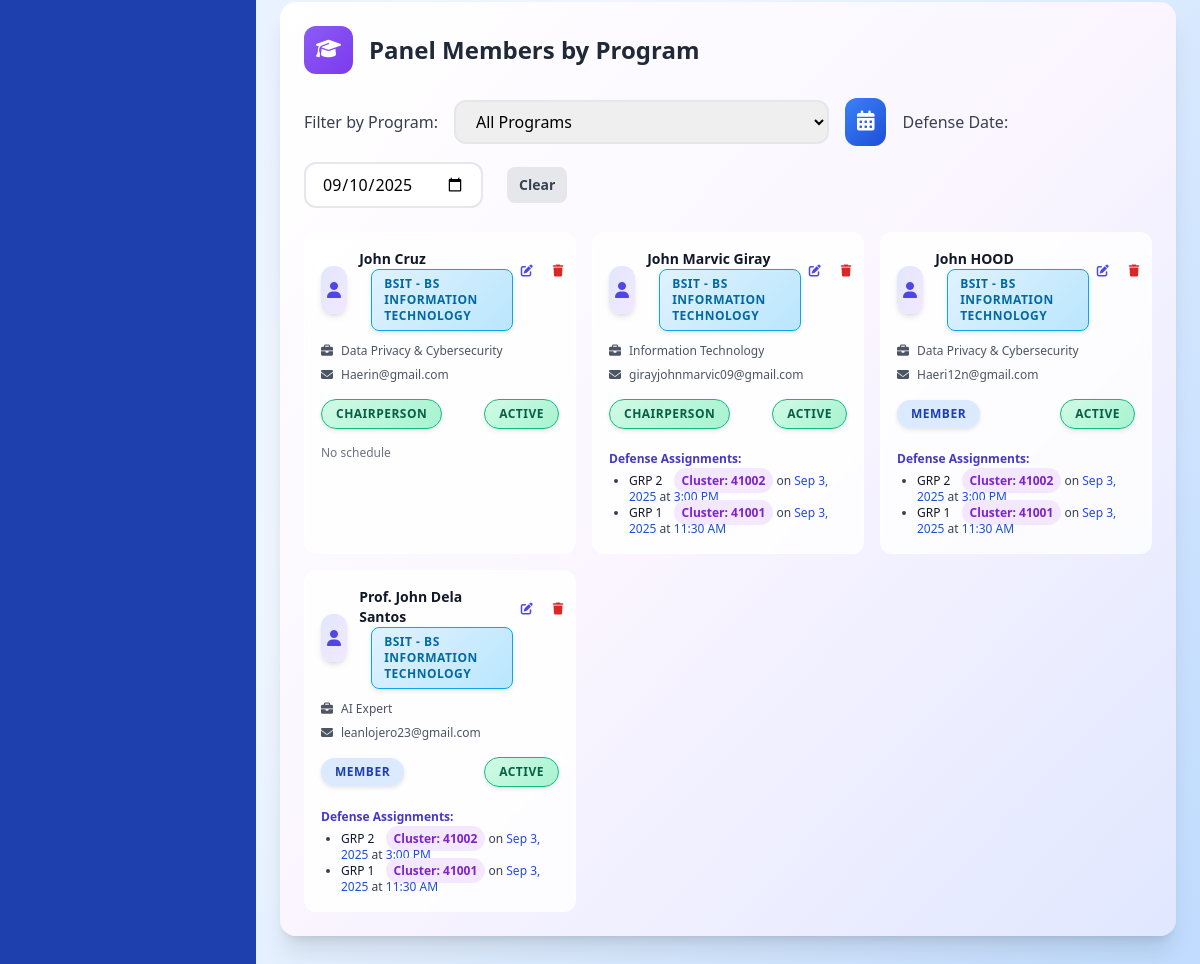
Page /admin-pages/panel-assignment.php (signed in, lower part) on the earlier database version.
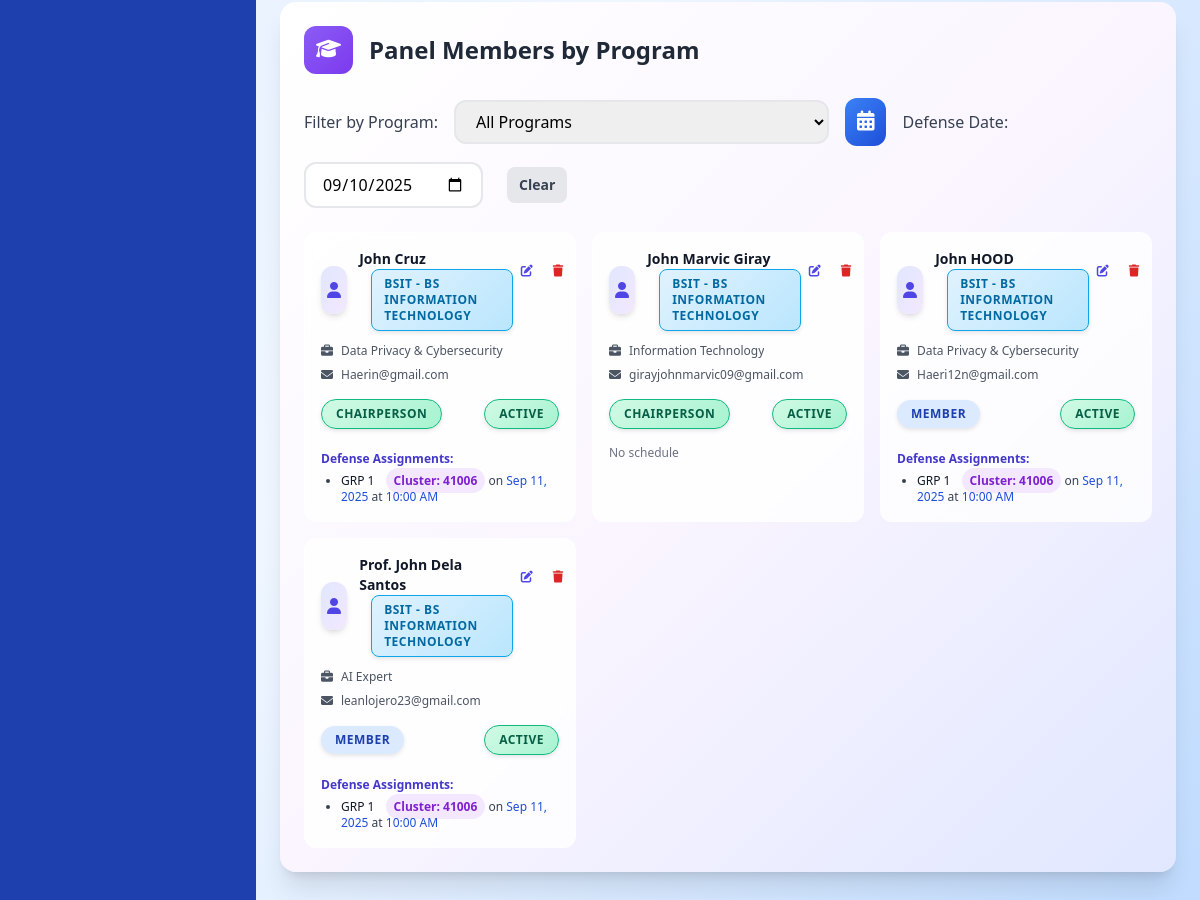
Same page on the later database version.
### tables this page shows
CREATE TABLE `panel_members` (
  `id` int(11) NOT NULL,
  `first_name` varchar(50) NOT NULL,
  `last_name` varchar(50) NOT NULL,
  `email` varchar(100) NOT NULL,
  `specialization` varchar(100) NOT NULL,
  `program` varchar(50) DEFAULT NULL,
  `status` enum('active','inactive') DEFAULT 'active',
  `role` enum('chairperson','member') NOT NULL DEFAULT 'member',
  `created_at` timestamp NOT NULL DEFAULT current_timestamp(),
  `updated_at` timestamp NOT NULL DEFAULT current_timestamp() ON UPDATE current_timestamp()
);

CREATE TABLE `defense_panel` (
  `id` int(11) NOT NULL,
  `defense_id` int(11) NOT NULL,
  `faculty_id` int(11) NOT NULL,
  `role` enum('chair','member') DEFAULT 'member',
  `created_at` timestamp NOT NULL DEFAULT current_timestamp()
);

CREATE TABLE `groups` (
  `id` int(11) NOT NULL,
  `name` varchar(255) NOT NULL,
  `program` varchar(50) NOT NULL,
  `cluster_id` int(11) DEFAULT NULL,
  `join_code` varchar(10) DEFAULT NULL,
  `created_at` timestamp NOT NULL DEFAULT current_timestamp()
);

CREATE TABLE `clusters` (
  `id` int(11) NOT NULL,
  `program` varchar(100) NOT NULL,
  `cluster` varchar(50) NOT NULL,
  `school_year` varchar(20) NOT NULL,
  `faculty_id` int(11) DEFAULT NULL,
  `assigned_date` date DEFAULT NULL,
  `student_count` int(11) DEFAULT 0,
  `capacity` int(11) DEFAULT 50,
  `status` enum('assigned','pending','unassigned') DEFAULT 'unassigned',
  `created_date` timestamp NOT NULL DEFAULT current_timestamp() ON UPDATE current_timestamp()
);

CREATE TABLE `defense_schedules` (
  `id` int(11) NOT NULL,
  `group_id` int(11) DEFAULT NULL,
  `defense_date` date DEFAULT NULL,
  `start_time` time DEFAULT NULL,
  `end_time` time DEFAULT NULL,
  `room_id` int(11) DEFAULT NULL,
  `status` enum('scheduled','completed','cancelled','failed','passed') DEFAULT 'scheduled',
  `created_at` timestamp NOT NULL DEFAULT current_timestamp(),
  `defense_type` enum('pre_oral','final') DEFAULT 'pre_oral',
  `defense_result` enum('pending','passed','failed','redefense') DEFAULT 'pending',
  `parent_defense_id` int(11) DEFAULT NULL,
  `redefense_reason` text DEFAULT NULL,
  `is_redefense` tinyint(1) DEFAULT 0,
  `completed_at` timestamp NULL DEFAULT NULL
);

### admin-pages/panel-assignment.php (the view, shortened to what this page needs)
<?php
include('../includes/connection.php');
$programs = [
    'bsit' => 'BSIT - BS Information Technology',
    'bshm' => 'BSHM - BS Hospitality Management',
    'bsoa' => 'BSOA - BS Office Administration',
    'bsba' => 'BSBA - BS Business Administration',
    'bscrim' => 'BSCrim - BS Criminology',
    'beed' => 'BEEd - Bachelor of Elementary Education',
    'bsed' => 'BSEd - Bachelor of Secondary Education',
    'bscpe' => 'BSCpE - BS Computer Engineering',
    'bstm' => 'BSTM - BS Tourism Management',
    'bsentrep' => 'BSEntrep - BS Entrepreneurship',
    'bsais' => 'BSAIS - BS Accounting Information System',
    'bspsych' => 'BSPsych - BS Psychology',
    'blis' => 'BLIS - BL Information Science'
];
$panel_query = "SELECT * FROM panel_members ORDER BY program, last_name, first_name";
$panel_result = $conn->query($panel_query);
$panel_members_by_program = [];
while ($row = $panel_result->fetch_assoc()) {
    $program = $row['program'];
    if (!isset($panel_members_by_program[$program])) {
        $panel_members_by_program[$program] = [];
    }
    $assignments = [];
    $defense_panel_query = "SELECT dp.*, ds.defense_date, ds.start_time, ds.end_time, ds.group_id, g.name as group_name, c.cluster as cluster_name
        FROM defense_panel dp
        JOIN defense_schedules ds ON dp.defense_id = ds.id
        JOIN groups g ON ds.group_id = g.id
        LEFT JOIN clusters c ON g.cluster_id = c.id
        WHERE dp.faculty_id = " . intval($row['id']) . "
        ORDER BY ds.defense_date DESC, ds.start_time DESC";
    $defense_panel_result = $conn->query($defense_panel_query);
    while ($ap = $defense_panel_result->fetch_assoc()) {
        $assignments[] = $ap;
    }
    $row['defense_assignments'] = $assignments;
    $panel_members_by_program[$program][] = $row;
}
?>
<!DOCTYPE html>
<html lang="en">
<head>
    <script src="https://cdn.tailwindcss.com"></script>
    <link rel="stylesheet" href="https://cdn.jsdelivr.net/npm/flatpickr/dist/flatpickr.min.css">
    <link rel="stylesheet" href="https://cdnjs.cloudflare.com/ajax/libs/font-awesome/6.0.0/css/all.min.css">
</head>
<body class="bg-gradient-to-br from-blue-100 via-blue-50 to-blue-200 h-screen overflow-hidden">
    <div class="min-h-screen flex">
        <?php include('../includes/admin-sidebar.php'); ?>
        <main class="flex-1 overflow-y-auto p-6">
            <div class="bg-gradient-to-br from-white via-purple-50 to-indigo-100 rounded-2xl p-6 mb-8 animate-scale-in shadow-xl border-0">
                <div class="flex items-center mb-6">
                    <div class="gradient-purple p-3 rounded-xl mr-4">
                        <i class="fas fa-graduation-cap text-white text-xl"></i>
                    </div>
                    <h2 class="text-2xl font-bold text-gray-800">
                        Panel Members by Program
                    </h2>
                </div>
                <div class="flex flex-wrap items-center gap-4 mb-6">
                    <label for="programDropdown" class="font-medium text-gray-700">Filter by Program:</label>
                    <select id="programDropdown" class="px-4 py-2 border-2 border-gray-200 rounded-xl focus:outline-none focus:ring-2 focus:ring-primary focus:border-primary transition-all">
                        <option value="all">All Programs</option>
                    </select>
                    <div class="gradient-blue p-3 rounded-xl">
                        <i class="fas fa-calendar-alt text-white text-xl"></i>
                    </div>
                    <label for="calendarFilter" class="font-medium text-gray-700">Defense Date:</label>
                    <input type="date" id="calendarFilter" class="px-4 py-2 border-2 border-gray-200 rounded-xl focus:outline-none focus:ring-2 focus:ring-primary focus:border-primary transition-all" value="<?php echo date('Y-m-d'); ?>">
                    <button type="button" onclick="clearCalendarFilter()" class="ml-2 bg-gray-200 text-gray-700 px-3 py-2 rounded-lg text-sm font-semibold hover:bg-gray-300">Clear</button>
                </div>
                <?php
                $first = true;
                foreach ($programs as $program_key => $program_name):
                    $members = $panel_members_by_program[$program_key] ?? [];
                ?>
                <div class="program-content <?php echo $first ? 'active' : ''; ?>" id="program-<?php echo $program_key; ?>">
                    <?php if (count($members) > 0): ?>
                        <div class="grid grid-cols-1 md:grid-cols-2 lg:grid-cols-3 gap-4">
                            <?php foreach ($members as $row): ?>
                            <div class="bg-white/80 backdrop-blur-sm rounded-xl p-4 border border-white/40 hover:shadow-lg transition-all duration-300 hover:-translate-y-1 panel-member-card">
                                <div class="flex items-start justify-between mb-3">
                                    <div class="flex items-center">
                                        <div class="w-12 h-12 rounded-xl bg-gradient-to-br from-indigo-100 to-purple-100 flex items-center justify-center shadow-md mr-3">
                                            <i class="fas fa-user text-indigo-600"></i>
                                        </div>
                                        <div>
                                                <h3 class="font-bold text-gray-900 text-sm"><?php echo $row['first_name'] . ' ' . $row['last_name']; ?></h3>
                                                <span class="text-xs <?php echo $row['program'] . '-badge'; ?> program-badge">
                                                    <?php echo $programs[$row['program']]; ?>
                                                </span>
                                            </div>
                                    </div>
                                    <div class="flex space-x-1">
                                        <a href="admin-pages/panel-assignment.php?edit_id=<?php echo $row['id']; ?>" class="p-2 text-indigo-600 hover:bg-indigo-100 rounded-lg transition-colors" title="Edit">
                                            <i class="fas fa-edit text-xs"></i>
                                        </a>
                                        <button type="button" onclick="showDeleteModal(<?php echo $row['id']; ?>)" class="p-2 text-red-600 hover:bg-red-100 rounded-lg transition-colors" title="Delete">
                                            <i class="fas fa-trash text-xs"></i>
                                        </button>
                                    </div>
                                </div>
                                <div class="space-y-2">
                                    <div class="flex items-center text-xs text-gray-600">
                                        <i class="fas fa-briefcase mr-2 w-3"></i>
                                        <span class="truncate"><?php echo $row['specialization']; ?></span>
                                    </div>
                                    <div class="flex items-center text-xs text-gray-600">
                                        <i class="fas fa-envelope mr-2 w-3"></i>
                                        <span class="truncate"><?php echo $row['email']; ?></span>
                                    </div>
                                    <div class="flex items-center justify-between pt-2">
                                        <span class="status-badge <?php echo $row['role'] == 'chairperson' ? 'status-accepted' : 'bg-blue-100 text-blue-800'; ?> text-xs">
                                            <?php echo ucfirst($row['role']); ?>
                                        </span>
                                        <span class="status-badge <?php echo $row['status'] == 'active' ? 'status-accepted' : 'bg-gray-100 text-gray-800'; ?> text-xs">
                                            <?php echo ucfirst($row['status']); ?>
                                        </span>
                                    </div>
                                    <?php
                                    $selectedDate = isset($_GET['defense_date']) ? $_GET['defense_date'] : '';
                                    $assignments = $row['defense_assignments'];
                                    $filteredAssignments = [];
                                    if (!empty($selectedDate)) {
                                        foreach ($assignments as $as) {
                                            if ($as['defense_date'] === $selectedDate) {
                                                $filteredAssignments[] = $as;
                                            }
                                        }
                                    } else {
                                        $filteredAssignments = $assignments;
                                    }
                                    ?>
                                    <?php if (!empty($filteredAssignments)): ?>
                                    <div class="pt-2">
                                        <span class="text-xs font-semibold text-indigo-700">Defense Assignments:</span>
                                        <ul class="list-disc ml-5 mt-1 text-xs text-gray-700">
                                            <?php foreach ($filteredAssignments as $as): ?>
                                                <li>
                                                    <span class="font-medium text-gray-900"><?php echo $as['group_name']; ?></span>
                                                    <?php if (!empty($as['cluster_name'])): ?>
                                                        <span class="ml-2 px-2 py-1 bg-purple-100 text-purple-700 rounded-full text-xs font-semibold">Cluster: <?php echo htmlspecialchars($as['cluster_name']); ?></span>
                                                    <?php endif; ?>
                                                    on <span class="text-blue-700 defense-date" data-date="<?php echo $as['defense_date']; ?>"><?php echo date('M j, Y', strtotime($as['defense_date'])); ?></span>
                                                    at <span class="text-blue-700"><?php echo date('g:i A', strtotime($as['start_time'])); ?></span>
                                                </li>
                                            <?php endforeach; ?>
                                        </ul>
                                    </div>
                                    <?php else: ?>
                                    <div class="pt-2 text-xs text-gray-500">No schedule</div>
                                    <?php endif; ?>
                                </div>
                            </div>
                            <?php endforeach; ?>
                        </div>
                    <?php endif; ?>
                </div>
                <?php
                $first = false;
                endforeach;
                ?>
            </div>
</body>
</html>

### includes/admin-sidebar.php (shortened to what this page needs)
<!DOCTYPE html>
<html lang="en">
<head>
    <script src="https://cdn.tailwindcss.com"></script>
    <link rel="stylesheet" href="https://cdnjs.cloudflare.com/ajax/libs/font-awesome/6.5.0/css/all.min.css">
</head>
<body>
<div class="sidebar sidebar-transition bg-blue-800 text-white flex flex-col hidden md:flex h-screen w-64" id="sidebar">
    <nav class="flex-1 pb-4 hide-scrollbar overflow-y-auto">
    </nav>
</div>
<div class="flex-1 flex flex-col overflow-hidden h-screen">
</body>
</html>

### admin-pages/panel-assignment.php (style rules this page uses)
.animate-scale-in { animation: scaleIn 0.5s ease-out; }
.status-badge { padding: 0.375rem 0.875rem; border-radius: 20px; font-size: 0.75rem; font-weight: 700; text-transform: uppercase; letter-spacing: 0.5px; box-shadow: 0 2px 4px rgba(0, 0, 0, 0.1); }
.status-accepted { background: linear-gradient(135deg, #d1fae5, #a7f3d0); color: #065f46; border: 1px solid #10b981; }
.gradient-blue { background: linear-gradient(135deg, #3b82f6, #1d4ed8); }
.gradient-purple { background: linear-gradient(135deg, #8b5cf6, #7c3aed); }
.program-content { display: none; animation: fadeIn 0.5s ease-out; }
.program-content.active { display: block; }
.program-badge { display: inline-block; padding: 0.375rem 0.75rem; border-radius: 8px; font-size: 0.7rem; font-weight: 700; margin-left: 0.75rem; text-transform: uppercase; letter-spacing: 0.5px; box-shadow: 0 2px 4px rgba(0, 0, 0, 0.1); }
.bsit-badge { background: linear-gradient(135deg, #e0f2fe, #bae6fd); color: #0369a1; border: 1px solid #0ea5e9; }

### includes/admin-sidebar.php (style rules this page uses)
.hide-scrollbar { overflow-y: auto; -ms-overflow-style: auto; scrollbar-width: thin; scrollbar-gutter: stable; padding-right: 8px; }
.hide-scrollbar { scrollbar-color: rgba(0,0,0,0.22) transparent; }
.sidebar-transition { transition: all 0.3s ease-in-out; }

Differences in the rows shown:
removed defense_panel: groups.name "GRP 2", clusters.cluster "41002", defense_schedules.defense_date "Sep 3, 2025", defense_schedules.start_time "3:00 PM", shown under panel_members "John Marvic"
removed defense_panel: groups.name "GRP 1", clusters.cluster "41001", defense_schedules.defense_date "Sep 3, 2025", defense_schedules.start_time "11:30 AM", shown under panel_members "John Marvic"
removed defense_panel: groups.name "GRP 2", clusters.cluster "41002", defense_schedules.defense_date "Sep 3, 2025", defense_schedules.start_time "3:00 PM", shown under panel_members "HOOD"
removed defense_panel: groups.name "GRP 1", clusters.cluster "41001", defense_schedules.defense_date "Sep 3, 2025", defense_schedules.start_time "11:30 AM", shown under panel_members "HOOD"
removed defense_panel: groups.name "GRP 2", clusters.cluster "41002", defense_schedules.defense_date "Sep 3, 2025", defense_schedules.start_time "3:00 PM", shown under panel_members "Prof. John Dela"
removed defense_panel: groups.name "GRP 1", clusters.cluster "41001", defense_schedules.defense_date "Sep 3, 2025", defense_schedules.start_time "11:30 AM", shown under panel_members "Prof. John Dela"
added defense_panel: groups.name "GRP 1", clusters.cluster "41006", defense_schedules.defense_date "Sep 11, 2025", defense_schedules.start_time "10:00 AM", shown under panel_members "Cruz"
added defense_panel: groups.name "GRP 1", clusters.cluster "41006", defense_schedules.defense_date "Sep 11, 2025", defense_schedules.start_time "10:00 AM", shown under panel_members "HOOD"
added defense_panel: groups.name "GRP 1", clusters.cluster "41006", defense_schedules.defense_date "Sep 11, 2025", defense_schedules.start_time "10:00 AM", shown under panel_members "Prof. John Dela"
Other differences:
list line gone: "No schedule"
new list line: "Defense Assignments:"
list line gone: "Defense Assignments:"
new list line: "No schedule"
